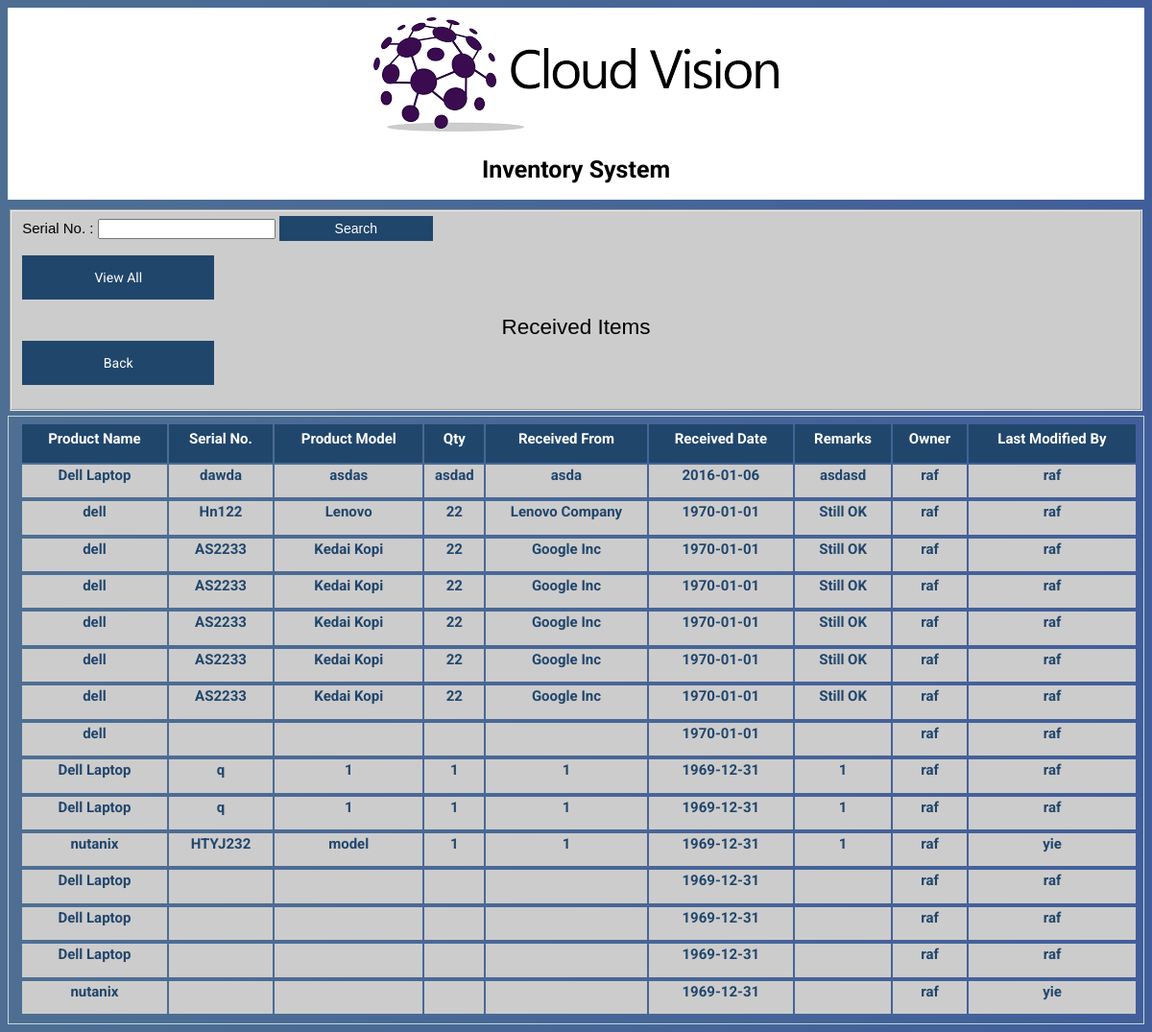
/view_received_item.php, run on the app's committed database.
### tables this page shows
CREATE TABLE IF NOT EXISTS `tbl_received` (
  `product_name` varchar(150) NOT NULL,
  `serial_no` varchar(150) NOT NULL,
  `product_desc` varchar(150) NOT NULL,
  `unit` varchar(150) NOT NULL,
  `quantity` varchar(150) NOT NULL,
  `received_from` varchar(150) NOT NULL,
  `received_date` date NOT NULL,
  `remarks` varchar(150) NOT NULL,
  `item_owner` varchar(150) NOT NULL,
  `work_order` varchar(150) NOT NULL,
  `param1` varchar(150) NOT NULL,
  `param2` varchar(150) NOT NULL,
  `param3` varchar(150) NOT NULL,
  `param4` varchar(150) NOT NULL,
  `param5` varchar(150) NOT NULL,
  `param6` varchar(150) NOT NULL,
  `param7` varchar(150) NOT NULL,
  `last_modified_by` varchar(150) NOT NULL
);

### view_received_item.php (the view, shortened to what this page needs)
<?php
include_once("config.php");
$query_tbl_received="SELECT * FROM tbl_received ORDER BY received_date DESC lIMIT 50";
$result = $conn->query($query_tbl_received);
?>
<html>
<head>
	<link rel="stylesheet" type="text/css" href="view_stock.css">
</head>
<body>
	<div class="header">
		<img src="logo.png">
		<p><p>Inventory System<p><p>
	</div>
	<fieldset>
	    <form  method="post" action="search_view_received.php">
			<label for="Serial No.">Serial No. :</label>
		    <input type="text" name="serial_no" id="serial_no" value="" />
	        <input type="submit" class="button" value="Search" />
		</form>
		<form action="view_received_item.php" class="form">
			<button>View All</button>
		</form>
		<div class="page_title">Received Items</div>
		<form action="function.php" class="form">
			<button>Back</button>
		</form>
	</fieldset>
	<table width='100%' class="table">
	<tr bgcolor='#21466c' border=0>
		<td><h1>Product Name</h1></td>
		<td><h1>Serial No.</h1></td>
		<td><h1>Product Model</h1></td>
		<td><h1>Qty</h1></td>
		<td><h1>Received From</h1></td>
		<td><h1>Received Date</h1></td>
		<td><h1>Remarks</h1></td>
		<td><h1>Owner</h1></td>
		<td><h1>Last Modified By</h1></td>
	</tr>
	<?php
		if ($row = $result->fetch(PDO::FETCH_ASSOC))
		{
			while($row = $result->fetch(PDO::FETCH_ASSOC)) {
				echo "<tr bgcolor='#CCCCCC' border=0>";
	        	echo "<td><h2>".$row['product_name']."</h2></td>";
	        	echo "<td><h2>".$row['serial_no']."</h2></td>";
	        	echo "<td><h2>".$row['product_desc']."</h2></td>";
	        	echo "<td><h2>".$row['quantity']."</h2></td>";
	        	echo "<td><h2>".$row['received_from']."</h2></td>";
	        	echo "<td><h2>".$row['received_date']."</h2></td>";
	        	echo "<td><h2>".$row['remarks']."</h2></td>";
	        	echo "<td><h2>".$row['item_owner']."</h2></td>";
				echo "<td><h2>".$row['last_modified_by']."</h2></td>"."<tr>";
	    	}
		}
	?>
	</table>
</body>
</html>

### view_stock.css (style rules this page uses)
.header { width: 100%; height: 180px; background-color: #ffffff; font: bold 25px "roboto", Verdana; text-align: center; padding-bottom: 10px; padding-top: 10px; }
fieldset { margin-top: 10px; margin-bottom: 5px; font: 15px "Trebuchet MS", Verdana, Arial, Helvetica,sans-serif; color: ##ffffff;; background-color: #cccccc; }
.button { font: 15px "Trebuchet MS", Verdana, Arial, Helvetica,sans-serif; outline: 0; background: #21466c; width: 160px; border: 0; padding: 5px; color: #FFFFFF; font-size: 14px; -webkit-transition: all 0.3 ease; transition: all 0.3 ease; cursor: pointer; }
.table { min-width: 100%; font: bold 15px "Roboto", sans-serif; color: #6D929B; text-align: center; padding: 6px 6px 6px 12px; border-right: 1px solid #C1DAD7; border-left: 1px solid #C1DAD7; border-bottom: 1px solid #C1DAD7; border-top: 1px solid #C1DAD7; }
h1 { padding: 5px; font-size:1em; text-align: center; color: #ffffff; }
h2 { padding: 1px; font-size:1em; text-align: center; color: #21466c; }
.page_title { padding: 1px; font-size:1.5em; text-align: center; color: #000000; }
body { background: #415e9b; background: -webkit-linear-gradient(right, #415e9b, #4e6f93); background: -moz-linear-gradient(right, #415e9b, #4e6f93); background: -o-linear-gradient(right, #415e9b, #4e6f93); background: linear-gradient(to left, #415e9b, #4e6f93); font-family: "Roboto", sans-serif; -webkit-font-smoothing: antialiased; -moz-osx-font-smoothing: grayscale; }
.form button { font-family: "Roboto", sans-serif; outline: 0; background: #21466c; width: 100%; border: 0; padding: 15px; color: #FFFFFF; font-size: 14px; -webkit-transition: all 0.3 ease; transition: all 0.3 ease; cursor: pointer; max-width: 200px; }

### data on the page
tbl_received: product_name "Dell Laptop", serial_no "dawda", product_desc "asdas", quantity "asdad", received_from "asda", received_date "2016-01-06", remarks "asdasd", item_owner "raf", last_modified_by "raf"
tbl_received: product_name "dell", serial_no "Hn122", product_desc "Lenovo", quantity "22", received_from "Lenovo Company", received_date "1970-01-01", remarks "Still OK", item_owner "raf", last_modified_by "raf"
tbl_received: product_name "dell", serial_no "AS2233", product_desc "Kedai Kopi", quantity "22", received_from "Google Inc", received_date "1970-01-01", remarks "Still OK", item_owner "raf", last_modified_by "raf"
tbl_received: product_name "dell", serial_no "AS2233", product_desc "Kedai Kopi", quantity "22", received_from "Google Inc", received_date "1970-01-01", remarks "Still OK", item_owner "raf", last_modified_by "raf"
tbl_received: product_name "dell", serial_no "AS2233", product_desc "Kedai Kopi", quantity "22", received_from "Google Inc", received_date "1970-01-01", remarks "Still OK", item_owner "raf", last_modified_by "raf"
tbl_received: product_name "dell", serial_no "AS2233", product_desc "Kedai Kopi", quantity "22", received_from "Google Inc", received_date "1970-01-01", remarks "Still OK", item_owner "raf", last_modified_by "raf"
tbl_received: product_name "dell", serial_no "AS2233", product_desc "Kedai Kopi", quantity "22", received_from "Google Inc", received_date "1970-01-01", remarks "Still OK", item_owner "raf", last_modified_by "raf"
tbl_received: product_name "dell", received_date "1970-01-01", item_owner "raf", last_modified_by "raf"
tbl_received: product_name "Dell Laptop", serial_no "q", product_desc "1", quantity "1", received_from "1", received_date "1969-12-31", remarks "1", item_owner "raf", last_modified_by "raf"
tbl_received: product_name "Dell Laptop", serial_no "q", product_desc "1", quantity "1", received_from "1", received_date "1969-12-31", remarks "1", item_owner "raf", last_modified_by "raf"
tbl_received: product_name "nutanix", serial_no "HTYJ232", product_desc "model", quantity "1", received_from "1", received_date "1969-12-31", remarks "1", item_owner "raf", last_modified_by "yie"
tbl_received: product_name "Dell Laptop", received_date "1969-12-31", item_owner "raf", last_modified_by "raf"
tbl_received: product_name "Dell Laptop", received_date "1969-12-31", item_owner "raf", last_modified_by "raf"
tbl_received: product_name "Dell Laptop", received_date "1969-12-31", item_owner "raf", last_modified_by "raf"
tbl_received: product_name "nutanix", received_date "1969-12-31", item_owner "raf", last_modified_by "yie"
